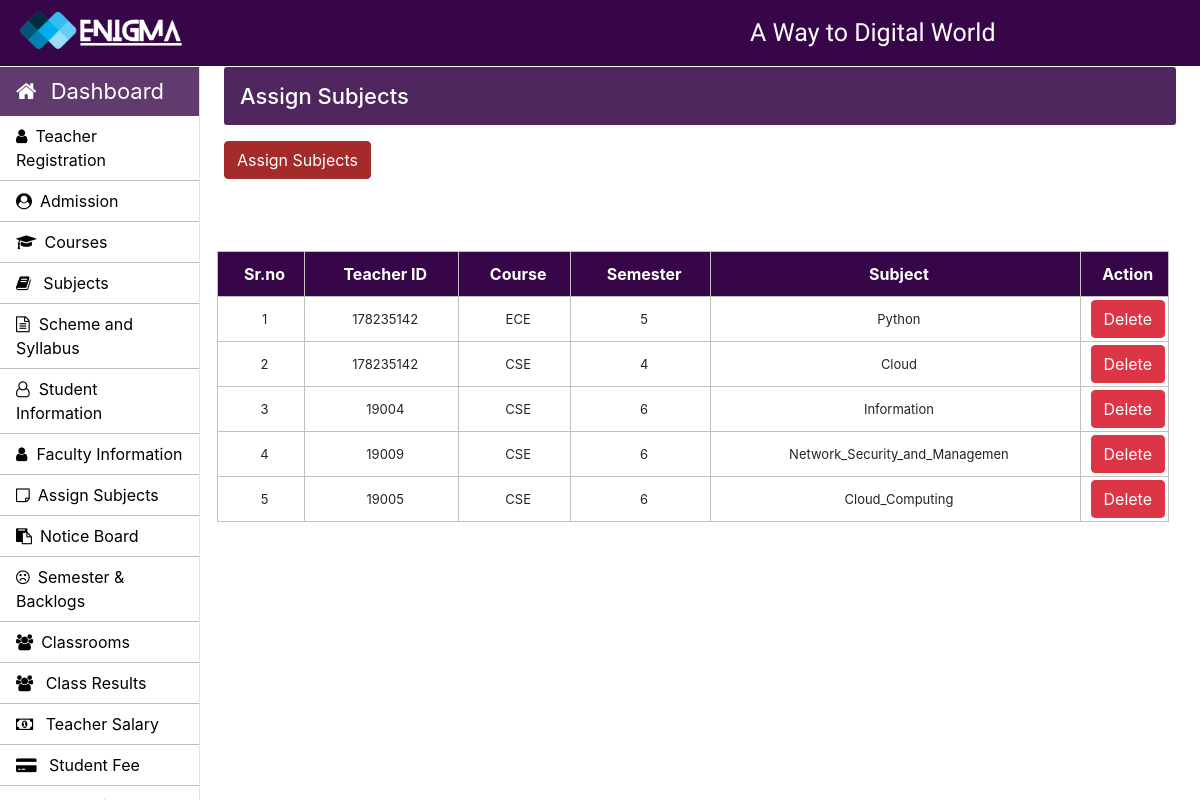
Screenshot of /Admin/assign-subjects-teacher.php (signed in) with the database file from the repository.
### tables this page shows
CREATE TABLE `assign_subjects` (
  `teacher_id` varchar(30) NOT NULL,
  `course` varchar(30) NOT NULL,
  `semester` int(10) NOT NULL,
  `subject` varchar(30) NOT NULL
);

### Admin/assign-subjects-teacher.php (the view, shortened to what this page needs)
 <?php
		require_once "../connection/connection.php";
	?>
	<?php include('../common/common-header.php') ?>
	<?php include('../common/admin-sidebar.php') ?>
		<main role="main" class="col-xl-10 col-lg-9 col-md-8 ml-sm-auto px-md-4 mb-2 w-100 page-content-index">
			<div class="flex-wrap flex-md-no-wrap pt-3 pb-2 mb-3 text-white admin-dashboard pl-3">
				<h4>Assign Subjects</h4>
			</div>
			<button type="button" class="btn btn-primary" data-toggle="modal" data-target=".bd-example-modal-lg1">Assign Subjects</button>
			<div class="row">
				<div class="col-md-3 offset-9 pt-5 mb-2">
				</div>
				<div class="row w-100">
					<div class="col-md-12 ml-2">
						<section class="mt-3">
							<table class="w-100 table-elements mb-5 table-three-tr text-center" cellpadding="3">
								<tr class="table-tr-head table-three text-white">
									<th>Sr.no</th>
									<th>Teacher ID</th>
									<th>Course</th>
									<th>Semester</th>
									<th>Subject</th>
									<th>Action</th>
								</tr>
								<?php
									$sr=1;
									$query="select * from assign_subjects";
									$run=mysqli_query($con,$query);
									while($row=mysqli_fetch_array($run)) {
									echo	"<tr>";
									echo	"<td>".$sr++."</td>";
									echo	"<td>".$row['teacher_id']."</td>";
									echo	"<td>".$row['course']."</td>";
									echo	"<td>".$row['semester']."</td>";
									echo	"<td>".$row['subject']."</td>";
									echo	"<td width='20'><a class='btn btn-danger' href=delete-function.php?subject=".$row['subject'].">Delete</a></td>";
									echo	"</tr>";
									}
								?>
							</table>
						</section>
					</div>
				</div>
			</div>
		</main>
	</body>
</html>

### Css/style.css (style rules this page uses)
h4 { font-size: 22px; }
.admin-dashboard { margin-top: 1px !important; background: #370648de !important; border-radius: 3px; }
.table-elements tr, td, th { font-size: 13px; border: 1px solid rgb(194, 193, 193); padding-left: 10px !important; }
.table-three { background: #370648 !important; }
.table-tr-head { height: 45px !important; padding: 10px !important; margin-top: 5px !important; }
.table-font-for-transcript td, th { font-size: 16px !important; }

### rows the page displays
assign_subjects: teacher "178235142", course "ECE", semester "5", subject "Python"
assign_subjects: teacher "178235142", course "CSE", semester "4", subject "Cloud"
assign_subjects: teacher "19004", course "CSE", semester "6", subject "Information"
assign_subjects: teacher "19009", course "CSE", semester "6", subject "Network_Security_and_Managemen"
assign_subjects: teacher "19005", course "CSE", semester "6", subject "Cloud_Computing"
